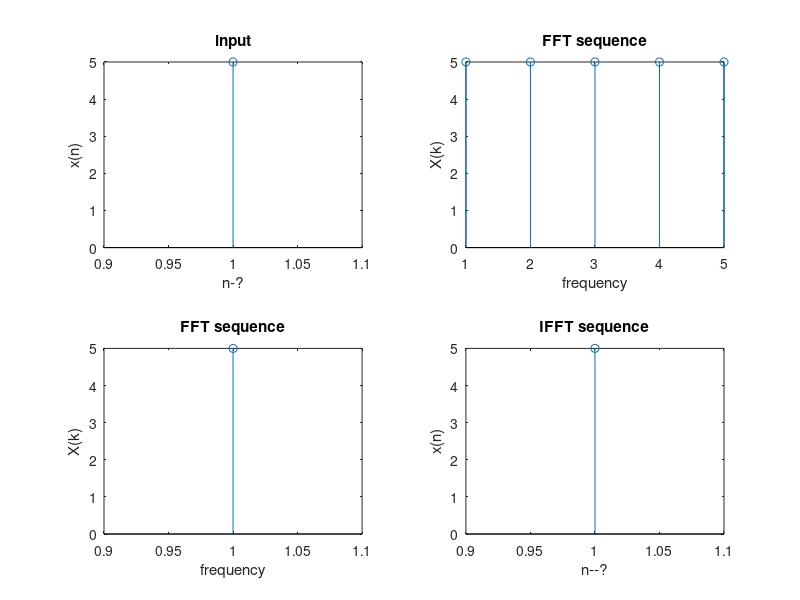
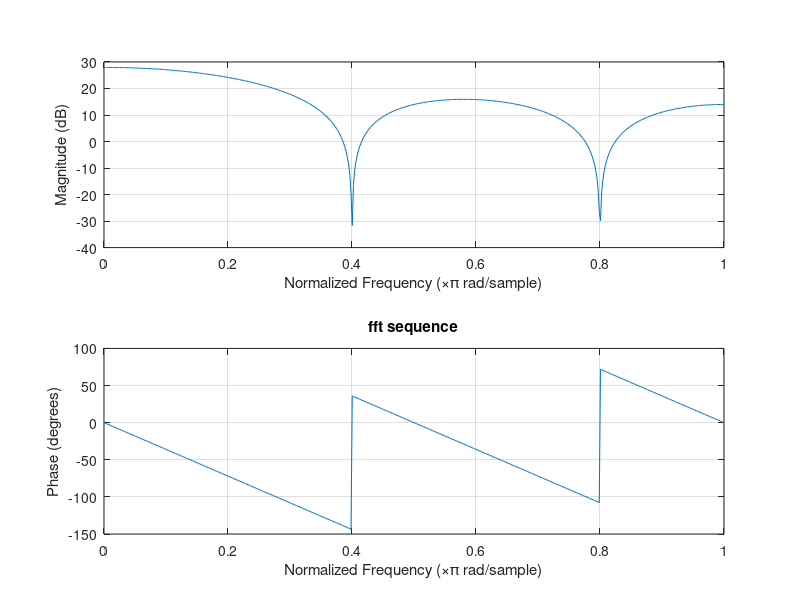
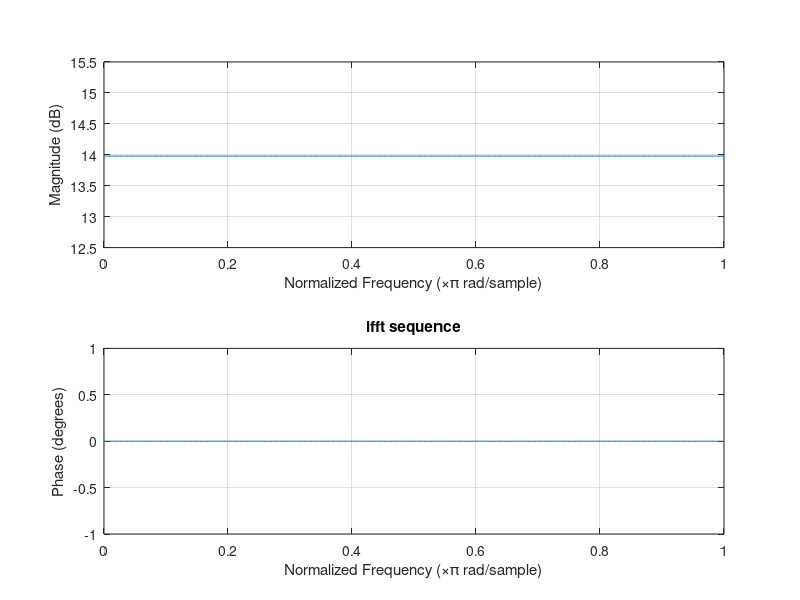

The MATLAB source for these figures, in order:
clc;
clear all;

% Fast fourier transform
disp('Fast fourier transform');
l=input('enter the length ');
x=input('enter the input sequence');
y=fft(x,l);
disp('resultant FFT sequence');y
subplot(2,2,1);
stem(x);
title('input');xlabel('n-?'); ylabel('x(n)');
subplot(2,2,2);
stem(y);
title('FFT sequence'); xlabel('frequency'); ylabel('X(k)');

%Inverse Fast fourier transform
disp('inverse fast fourier transform');
x1=input('enter the FFT sequence');
y1=ifft(x1);
disp('resultant IFFT sequence');y1
subplot(2,2,3);
stem(x1);
title('FFT sequence'); xlabel('frequency'); ylabel('X(k)');
subplot(2,2,4);
stem(y1);
title('IFFT sequence'); xlabel('n--?'); ylabel('x(n)');
figure(2);
freqz(y);
title('fft sequence');
figure(3);
freqz(y1);
title('ifft sequence');

%input
%Length of the sequence = 4
%Input Sequence for FFT= [1, 2, 3, 4]
%FFT Output Sequence = [10,-2 + 2i,  -2, 2 - 2i]
%Input Sequence for IFFT =[10,-2 + 2i, -2, 2 - 2i]
%IFFT Output Sequence = [1,2,3,4]
